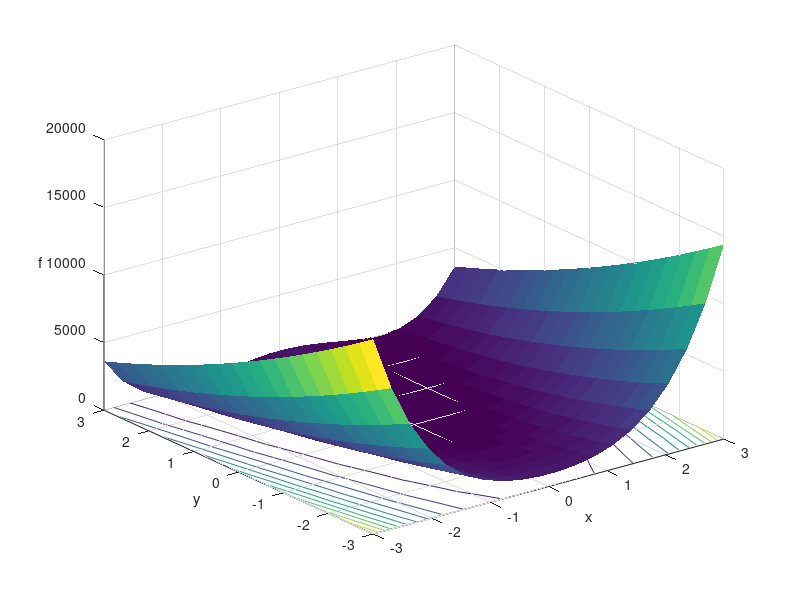

The MATLAB source for this figure: (Note: this script raises an error after producing the figure.)
function []=Metaheuristics()
% Metaheuristics

dbstop if error;
clc; clear all; close all; 

% BubbleSort;
% QuickSort;
% RandomWalk1D;
% RandomWalk2D;
% MarkovChain;
SimulatedAnnealing;

% Bubble Sort
function []=BubbleSort()
clc; clear all; close all; 
A=10; A=randperm(A);
N=length(A); disp([0 0 A]);
for j=1:N-1,
  for i=1:N-1,
    if A(i)>A(i+1),
      tmp=A(i); A(i)=A(i+1); A(i+1)=tmp;
    end;
    disp([i j A]);
  end;
end;

% Quick Sort
function []=QuickSort()
clc; clear all; close all; 
A=10; A=randperm(A); disp(A);
B=QuickSort_(A); disp(B);

function [A]=QuickSort_(A)
if numel(A)<=1,
  return;
end;
pivot=A(1);
B=[A(A<pivot) A(A==pivot) A(A>pivot)]; disp([pivot B]);
A=[QuickSort_(A(A<pivot)) A(A==pivot) QuickSort_(A(A>pivot))];

% Random walk 1D
function []=RandomWalk1D()
clc; clear all; close all; 
figure;
x=rand(1,2); hdL=stairs(1:2,x); grid on; hold on;
xlabel('Steps'); ylabel('Walk');
T=500; p=0.5;
for t=size(x,2)+1:T,
  r=rand;
  if r<p,
  x(t)=x(t-1)+1;
  elseif r>p,
    x(t)=x(t-1)-1;
  else
    x(t)=x(t-1);
  end;
  set(hdL,'xdata',1:t,'ydata',x);
  title(sprintf('var=%5.3f',var(x)));
  pause(0.01);
end;

% Random walk 2D
function []=RandomWalk2D()
clc; clear all; close all; 
figure;
x=rand(2,2); hdL1=stairs(x(1,:),x(2,:)); 
grid on; hold on; axis equal;
hdL2=plot(x(1,end),x(2,end),'ro','markerfacecolor','r');
xlabel('Steps-X'); ylabel('Steps-Y');
T=500; for t=size(x,2)+1:T,
  r=rand(2,1)-0.5;
  x(:,t)=x(:,t-1)+r;
  set(hdL1,'xdata',x(1,:),'ydata',x(2,:));
  set(hdL2,'xdata',x(1,end),'ydata',x(2,end));
  title(sprintf('norm(cov)=%5.3f',norm(cov(x))));
  pause(0.02);
end;

% Markov Chain
function []=MarkovChain()
clc; clear all; close all; 
P=5; P=rand(P,P); sumP=sum(P,2);
for p=1:size(P,1),
  P(p,:)=P(p,:)/sumP(p);
end;
figure; hdL=bar3(P); ax=axis; axis tight;
T=10; for t=1:T,
  P_=P^t;
  bar3(P_); axis(ax); alpha 0.5;
  title(sprintf('t=%d',t));
  pause(0.5);
end;

% Simulated Annealing
function []=SimulatedAnnealing()
clc; clear all; close all; dbstop if error;

% Rosenbrock's function with f*=0 at (1,1)
fstr='(1-x)^2+100*(y-x^2)^2';% obj function
f=vectorize(inline(fstr));% Convert into an inline function
R=3; R_=linspace(-R,R,20);% range of decision variables
[x,y]=meshgrid(R_,R_);% generate grids
surfc(x,y,f(x,y),'edgecolor','none');% show the function landscape
xlabel('x'); ylabel('y'); zlabel('f','rotation',0);
hold on; grid on; alpha 0.5;

% Initializing parameters and settings
T_init =1.0; % Initial temperature
T_min = 1e-10; % Final stopping temperature
F_min = -1e+100; % Min value of the function
max_rej=1000; % Maximum number of rejections
max_run=500; % Maximum number of runs
max_accept = 15; % Maximum number of accept
k = 1; % Boltzmann constant
apa=0.95; % Cooling factor
Enorm=1e-8; % Energy norm
guess=randn(1,2); ns=guess; % Initial guess

% Initializing the counters i,j etc
i= 0; j = 0; accept = 0; totaleval = 0;

% Initializing various values
T = T_init;
E_init = f(guess(1),guess(2));
E_old = E_init; E_new=E_old;
best=guess; % initially guessed values
hdL=plot3(guess(1),guess(2),E_new,'yo',...
  'markersize',5,'linewidth',2,'markerfacecolor','y');
hdLb=plot3(guess(1),guess(2),E_new,'ro',...
  'markersize',5,'linewidth',2); view(-35,60); drawnow;

% Starting the simulated annealling
while ((T > T_min) & (j <= max_rej) & E_new>F_min)
  i = i+1;
  % Check if max numbers of run/accept are met
  if (i >= max_run) | (accept >= max_accept)
    T = apa*T;% Cooling according to a cooling schedule
    totaleval = totaleval + i;
    i = 1; accept = 1; % reset the counters
  end;
  % Function evaluations at new locations
  ns=ns+rand(1,2)*randn;
  while (any(abs(ns)>R)),
    ns=guess+rand(1,2)*randn;
  end;
  E_new = f(ns(1),ns(2));
  set(hdL,'xdata',ns(1),'ydata',ns(2),'zdata',E_new);
  % Decide to accept the new solution
  DeltaE=E_new-E_old;
  if (-DeltaE > Enorm), % Accept if improved
    best = ns; E_old = E_new;
    accept=accept+1; j = 0;
  end;
  % Accept with a small probability if not improved
  if (DeltaE<=Enorm & exp(-DeltaE/(k*T))>rand );
    best = ns; E_old = E_new;
    accept=accept+1;
  else
    j=j+1;
  end;
  % Update the estimated optimal solution
  f_opt=E_old;
  title(sprintf('f=%5.3f X= %5.3f %5.3f',f_opt,best(1),best(2)));
  set(hdLb,'xdata',best(1),'ydata',best(2),'zdata',f_opt); drawnow;
end;
% Display the final results
disp(strcat('Obj function :',fstr));
disp(strcat('Evaluations :', num2str(totaleval)));
disp(strcat('Best solution:', num2str(best)));
disp(strcat('Best objective:', num2str(f_opt)));
